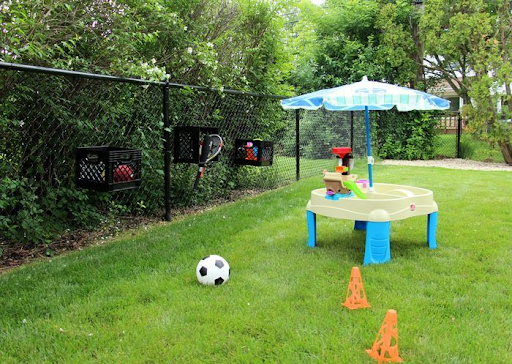
#> input picture images/park.png, 512 x 364 px, found by its file name
$ python w2-task4.py
#> lines starting #> are read from the running program, lines starting #| are printed output that depends on the picture
import cv2 as cv
import matplotlib.pyplot as plt

def main():

    image = cv.imread("OpenCV-Week-2\images\park.png")
#> image is the input picture: shape (364, 512, 3); mean B, G, R 67.4, 128.9, 103.9
    blur = cv.blur(image, (5,5))
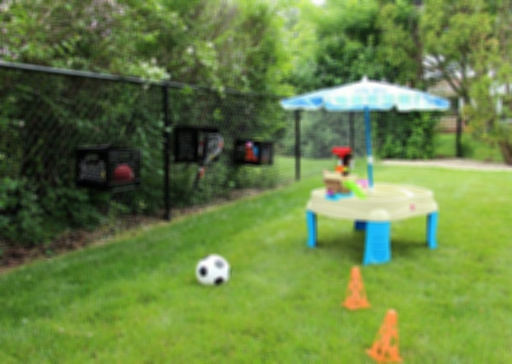
#> blur: shape (364, 512, 3); mean B, G, R 67.4, 128.9, 103.9
    gaussian = cv.GaussianBlur(image, (5,5), 0)
    median = cv.medianBlur(image, 5)
    bilateral = cv.bilateralFilter(image, 25, 75, 75)
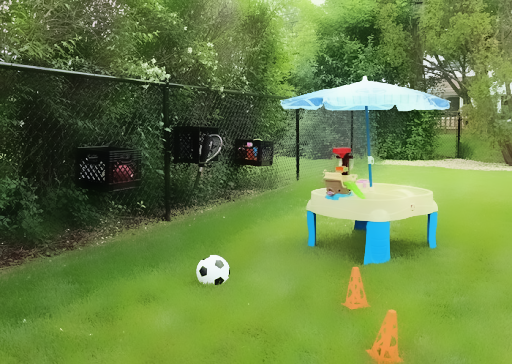
#> bilateral: shape (364, 512, 3); mean B, G, R 66.8, 128.8, 103.7

    image = cv.cvtColor(image, cv.COLOR_BGR2RGB)
    blur = cv.cvtColor(blur, cv.COLOR_BGR2RGB)
    gaussian = cv.cvtColor(gaussian, cv.COLOR_BGR2RGB)
    median = cv.cvtColor(median, cv.COLOR_BGR2RGB)
    bilateral = cv.cvtColor(bilateral, cv.COLOR_BGR2RGB)

    plt.subplot(231), plt.imshow(image), plt.title("Original")

    plt.xticks([]), plt.yticks([])

    plt.subplot(232), plt.imshow(blur), plt.title("Average")

    plt.xticks([]), plt.yticks([])

    plt.subplot(233), plt.imshow(gaussian), plt.title("Gaussian")

    plt.xticks([]), plt.yticks([])

    plt.subplot(234), plt.imshow(median), plt.title("Median")

    plt.xticks([]), plt.yticks([])

    plt.subplot(235), plt.imshow(bilateral), plt.title("Bilateral")

    plt.xticks([]), plt.yticks([])

    plt.suptitle("Types of Blur")

    plt.tight_layout()

    plt.show()
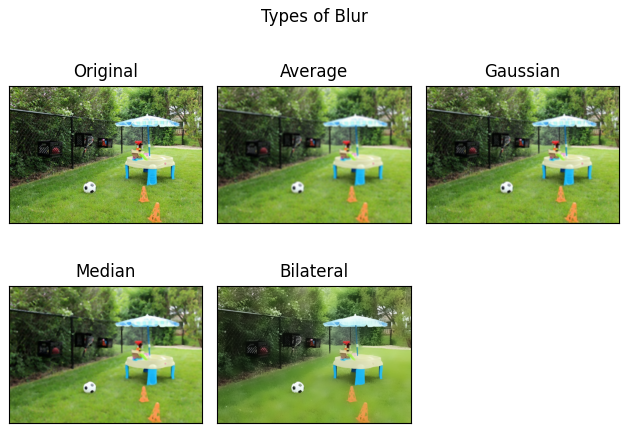
#> figure drawn by matplotlib, 5 panels


if __name__=="__main__":
    main()

$ run again, with images/dice.png copied over images/park.png
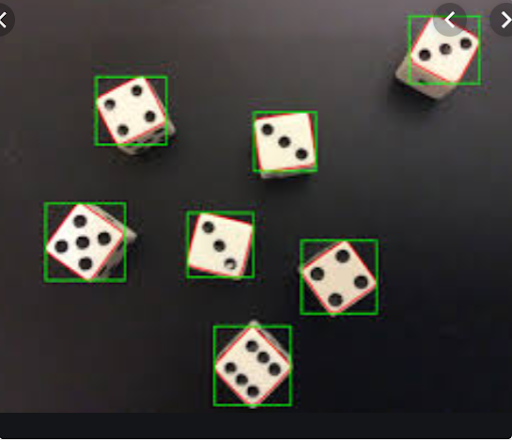
#> input picture images/dice.png, 512 x 440 px, found by its file name
#> in main, image is the input picture: shape (440, 512, 3); mean B, G, R 57.9, 62.2, 64.2
#> in main, `blur = cv.blur(image, (5,5))`:
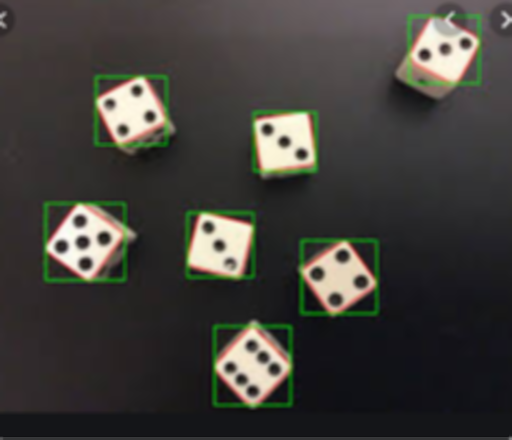
#> blur: shape (440, 512, 3); mean B, G, R 57.7, 62, 64
#> in main, `bilateral = cv.bilateralFilter(image, 25, 75, 75)`:
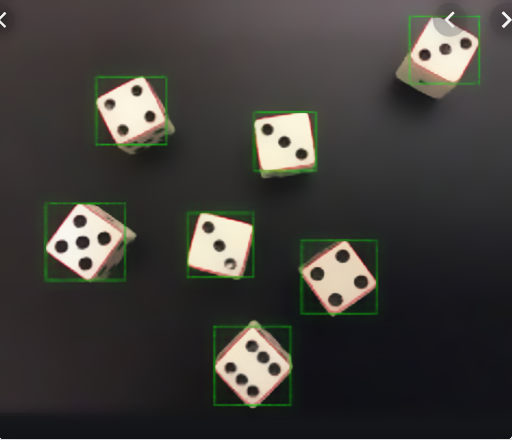
#> bilateral: shape (440, 512, 3); mean B, G, R 58.2, 61.8, 64.1
